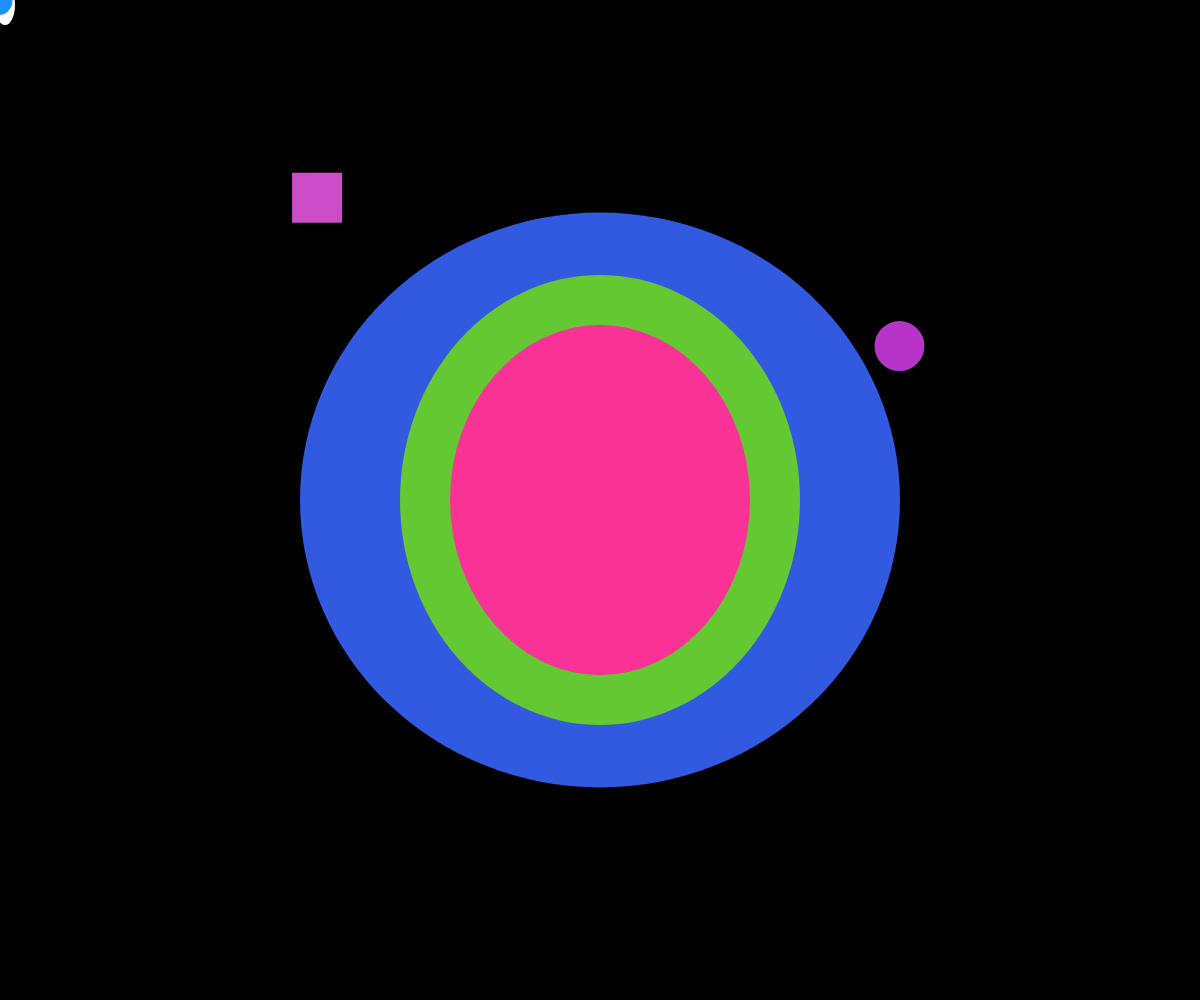
Frame 1 (no input)
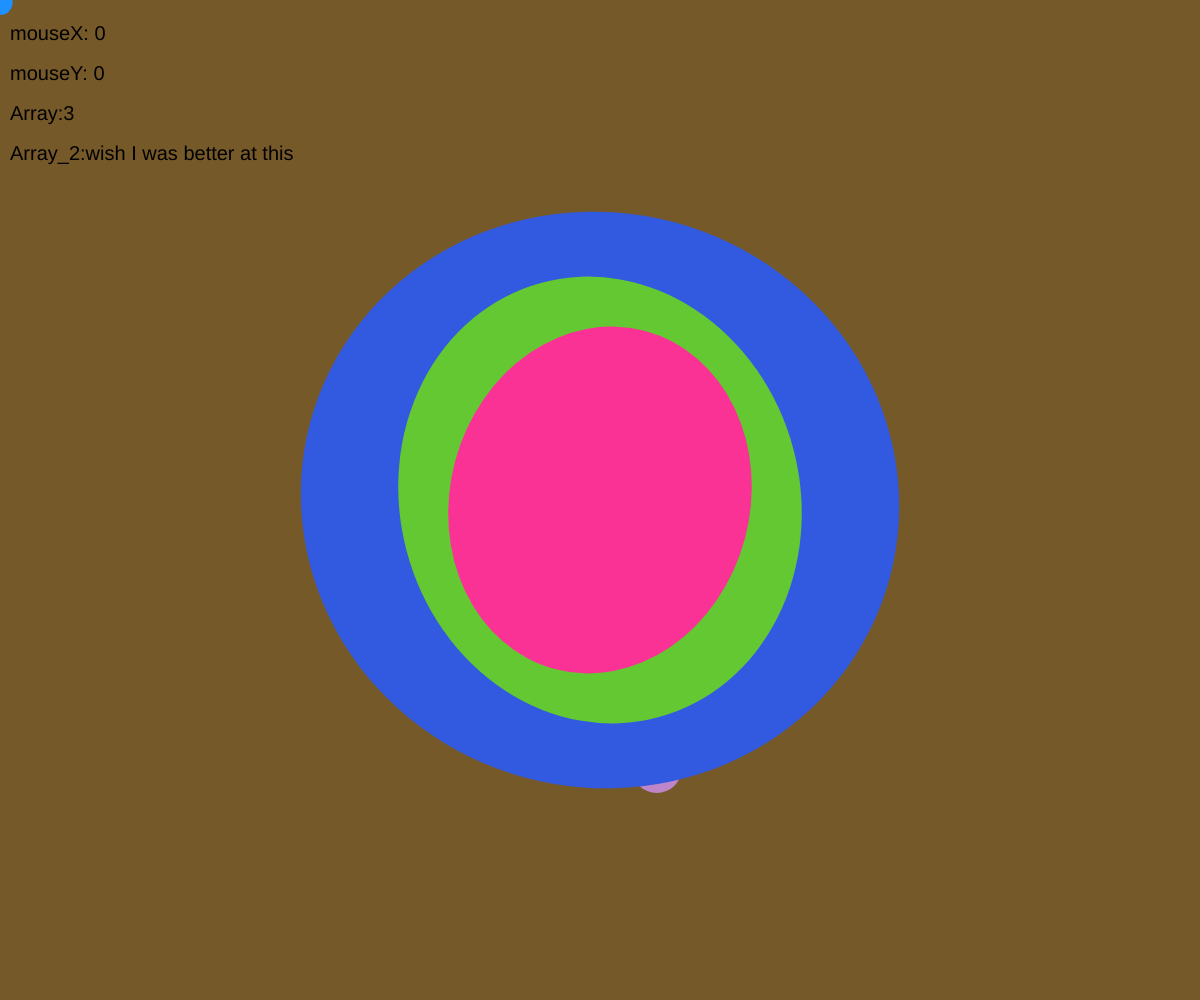
Frame 60 (no input)
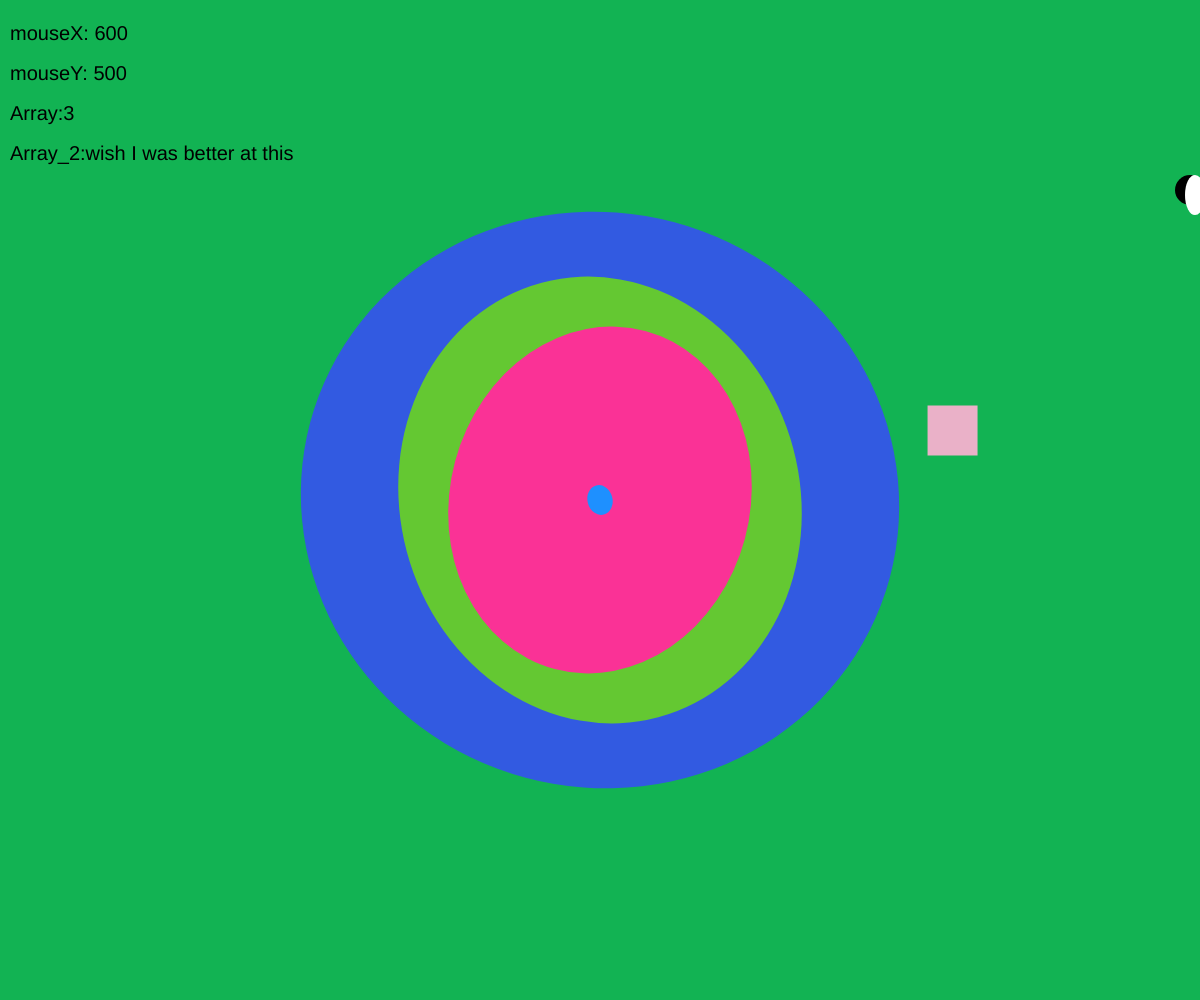
Frame 120 (the mouse pressed at the canvas centre since frame 60)

The p5.js sketch that drew these frames (run headless with seeded random() and noise() and a simulated clock; from frame 60 on, the mouse is pressed at the canvas centre):

// p5.js sketch
// ── sketch.js
let stringArray = ["GEEE", "ArraysRconfusing", ":(", "wish I was better at this",];
let idx = 0;


function setup() {
    createCanvas( windowWidth, windowHeight );
}

//setting vars for colors
let red_val = 0;
let blue_val = 0;
let green_val = 0;

//setting up for a ellipse to follow the cursor
let angle = 0;

let pos_x = 0;
let pos_y = 0;

function draw() {
  background( red_val, green_val, blue_val );
// setting the colors to switch between eachother
    red_val = red_val + 2;
      blue_val = blue_val + .7;
        green_val = green_val + 1.5;

    red_val = red_val % 220;
      blue_val = blue_val % 225;
        green_val = green_val % 210;

        drawDot();
        drawRect();

//trying to make two different dots go across the screen but
//cant seem to get it right
push();
  fill("black");
  ellipse( pos_x, pos_y, 30, 30 );


  pos_x = pos_x + 5;
    pos_y = pos_y + 5;

  pos_x = pos_x % windowWidth;
    pos_y = pos_y % windowHeight;

pop();

push();
  fill("white");
  ellipse( pos_x, pos_y, 20, 40 );


  pos_x = pos_x + 5;
    pos_y = pos_y + 5;

  pos_x = pos_x % windowWidth;
    pos_y = pos_y % windowHeight;

//two simple functions that just draw two shapes and spin them around
function drawDot() {

  fill(random(0,255),random(0,255),200);
  noStroke();
  ellipse(random(windowWidth),random(windowHeight),50,50)
}
function drawRect() {
push();
  fill(random(0,255),random(0,255),200);
  noStroke();
  rect(random(windowWidth),random(windowHeight),50,50)
  translate(random(0,50),random(0,50));
pop();
}


pop();

push();
//main big circle to spin
  translate( windowWidth/2, windowHeight/2);
  rotate(radians(-angle));
  strokeWeight(0);
  fill("rgb(50,90,225)");
    ellipse(0,0,600,575);

pop();

push();
//small circle spinning in the opposite direction
  translate( windowWidth/2, windowHeight/2);
  rotate(radians(angle));
  strokeWeight(0);
  fill("rgb(100,200,50)");
  ellipse(0, 0, 400, 450);

pop();

push();
//even small circle
  translate( windowWidth/2, windowHeight/2);
  rotate(radians(-angle));
  strokeWeight(0);
  fill("rgb(250,50,150)");
  ellipse(0, 0, 300, 350);

pop();

push();
//making the rotaing cursor
      noCursor();
      translate(mouseX,mouseY);
      rotate(radians(angle));
      strokeWeight(0);
      fill("#1E90FF");
      ellipse(0,0,25,30)
// making the cursor spin
  angle = angle + 15;

pop();

push();
  textSize(20);
      noStroke();
      fill('black');
      text("mouseX: " + floor(mouseX), 10, 40 );
      text("mouseY: " + floor(mouseY), 10, 80 );
pop();

push();
//wanted to make a random word "generator" like in one of the examples
     textSize(20);
    fill('black');
    text("Array:"+idx,10,120);
    text("Array_2:"+stringArray[idx],10,160);
    idx =(idx+1)%stringArray.length;
pop();


}
